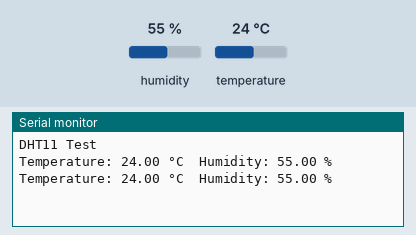
A sketch run on a simulated Arduino Uno, built with avr-gcc and run on an emulated ATmega328P. Shown: the last lines printed to the serial monitor. Inputs (shaded band) come from the test bench; at power-on: humidity 55 %, temperature 24 °C.

Above: at 2.8 s.
2.9 s: humidity set to 22 %
At 4.4 s:
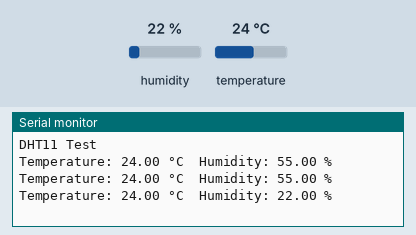
5.6 s: temperature set to 12 °C
At 6.9 s:
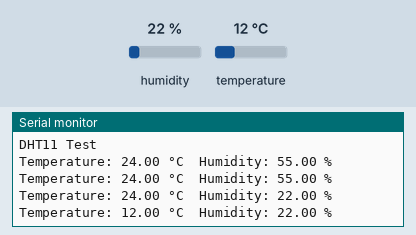
8.3 s: humidity set to 40 %
At 10.5 s:
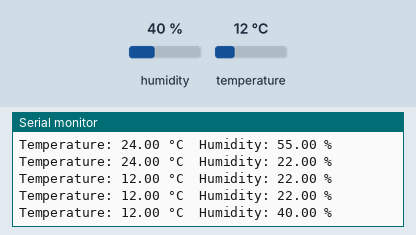
Timing chart, 0 to 12.0 s (numbered marks = the images above; inputs shaded):
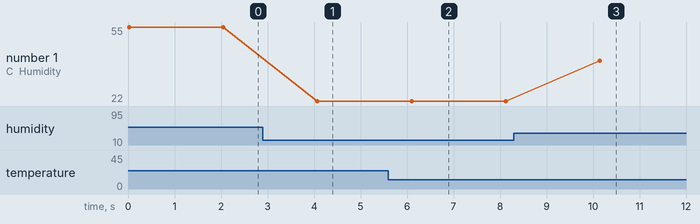

Measured:
- after the input at 2.9 s, the serial monitor: prints a new line after 1.2 s (image 1)
- after the input at 5.6 s, the serial monitor: prints a new line after 0.50 s (image 2)
- after the input at 8.3 s, the serial monitor: prints a new line after 1.8 s (image 3)
- plotted number 1: 55 → 22 after the input at 2.9 s, 22 → 40 after the input at 8.3 s

The sketch:

Temperature_and_Humidity_Sensor.ino
```cpp
// Code for DHT11 sensor whuch is used to show Temperature and Humidity
#include <DHT.h>
#define DHTPIN 20
#define DHTTYPE DHT11
DHT dht(DHTPIN, DHTTYPE);

void setup() {
Serial.begin(115200);
dht.begin();

Serial.println("DHT11 Test");
}

void loop() {
float humidity = dht.readHumidity();
float temperature = dht.readTemperature(); // Celsius

if (isnan(humidity) || isnan(temperature)) {
Serial.println("Failed to read from DHT11!");
delay(2000);
return;
}

Serial.print("Temperature: ");
Serial.print(temperature);
Serial.print(" °C\t");

Serial.print("Humidity: ");
Serial.print(humidity);
Serial.println(" %");

delay(2000);
}
```
